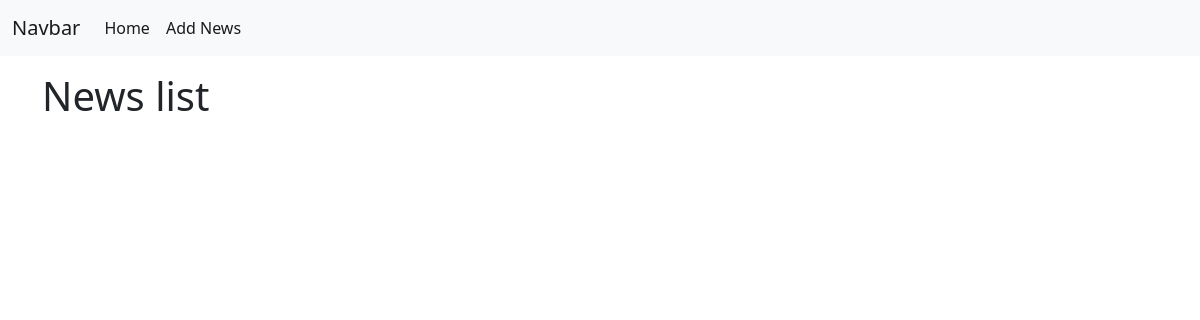
The page /news/ on the database as committed earlier.
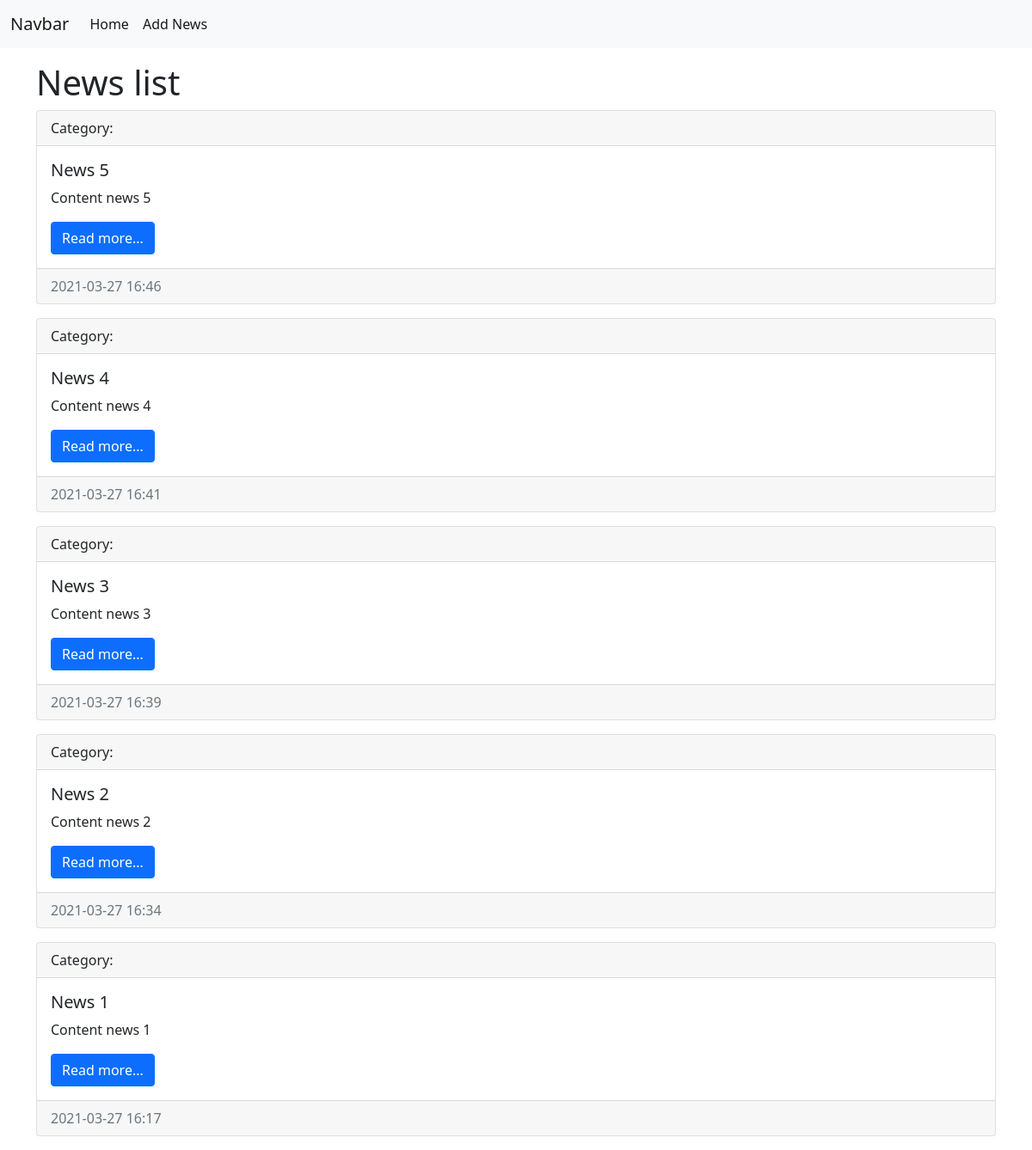
The same page on the database as committed later.
### news/models.py (models this page shows, shortened)
class News(models.Model):
    title = models.CharField(max_length=150, verbose_name='Name')
    content = models.TextField(blank=True, verbose_name='Content')
    created_at = models.DateTimeField(auto_now_add=True, verbose_name='Data of publication')
    updated_at = models.DateTimeField(auto_now=True, verbose_name='Updated')
    photo = models.ImageField(upload_to='photos/%Y/%m/%d/', verbose_name='Photo', blank=True)
    is_published = models.BooleanField(default=True, verbose_name='Published')
    category = models.ForeignKey('Category', on_delete=models.PROTECT, null=True, verbose_name='Category')
    class Meta:
        verbose_name = 'News'
        verbose_name_plural = 'News'
        ordering = ['-created_at']

### news/views.py (the view)
# urls.py: path('', index),
def index(request):
    news = News.objects.all()
    context = {
        'news': news,
        'title': 'News list'
            }
    return render(request, template_name='news/index.html', context=context)

### news/templates/news/index.html (shortened to what this page needs)
<!doctype html>
<html lang="en">
<head>
  <link href="https://cdn.jsdelivr.net/npm/bootstrap@5.0.0-beta3/dist/css/bootstrap.min.css"
        rel="stylesheet"
>
</head>
<body>
<nav class="navbar navbar-expand-lg navbar-light bg-light">
  <div class="container-fluid">
    <a class="navbar-brand" href="/">Navbar</a>
    <div class="collapse navbar-collapse" id="navbarSupportedContent">
      <ul class="navbar-nav me-auto mb-2 mb-lg-0">
        <li class="nav-item"><a class="nav-link active" aria-current="page" href="/">Home</a></li>
        <li class="nav-item"><a class="nav-link active" aria-current="page" href="/">Add News</a></li>
      </ul>
    </div>
  </div>
</nav>
<div class="container mt-3">
  <h1>{{ title }}</h1>
  <div class="row">
    <div class="col-md-12">
    {% for item in news %}
    <div class="card mb-3">
      <div class="card-header">
        Category: {{ item.category.title }}
      </div>
      <div class="card-body">
        <h5 class="card-title">{{ item.title }}</h5>
        <p class="card-text">{{ item.content }}</p>
        <a href="#" class="btn btn-primary">Read more...</a>
      </div>
      <div class="card-footer text-muted">
        {{ item.created_at|date:"Y-m-d H:i" }}
      </div>
    </div>
    {% endfor %}
    </div>
  </div>
</div>
</body>
</html>

Rows that differ between the two databases and show on the page:
added News: title "News 5", content "Content news 5", created_at "2021-03-27 16:46"
added News: title "News 4", content "Content news 4", created_at "2021-03-27 16:41"
added News: title "News 3", content "Content news 3", created_at "2021-03-27 16:39"
added News: title "News 2", content "Content news 2", created_at "2021-03-27 16:34"
added News: title "News 1", content "Content news 1", created_at "2021-03-27 16:17"
